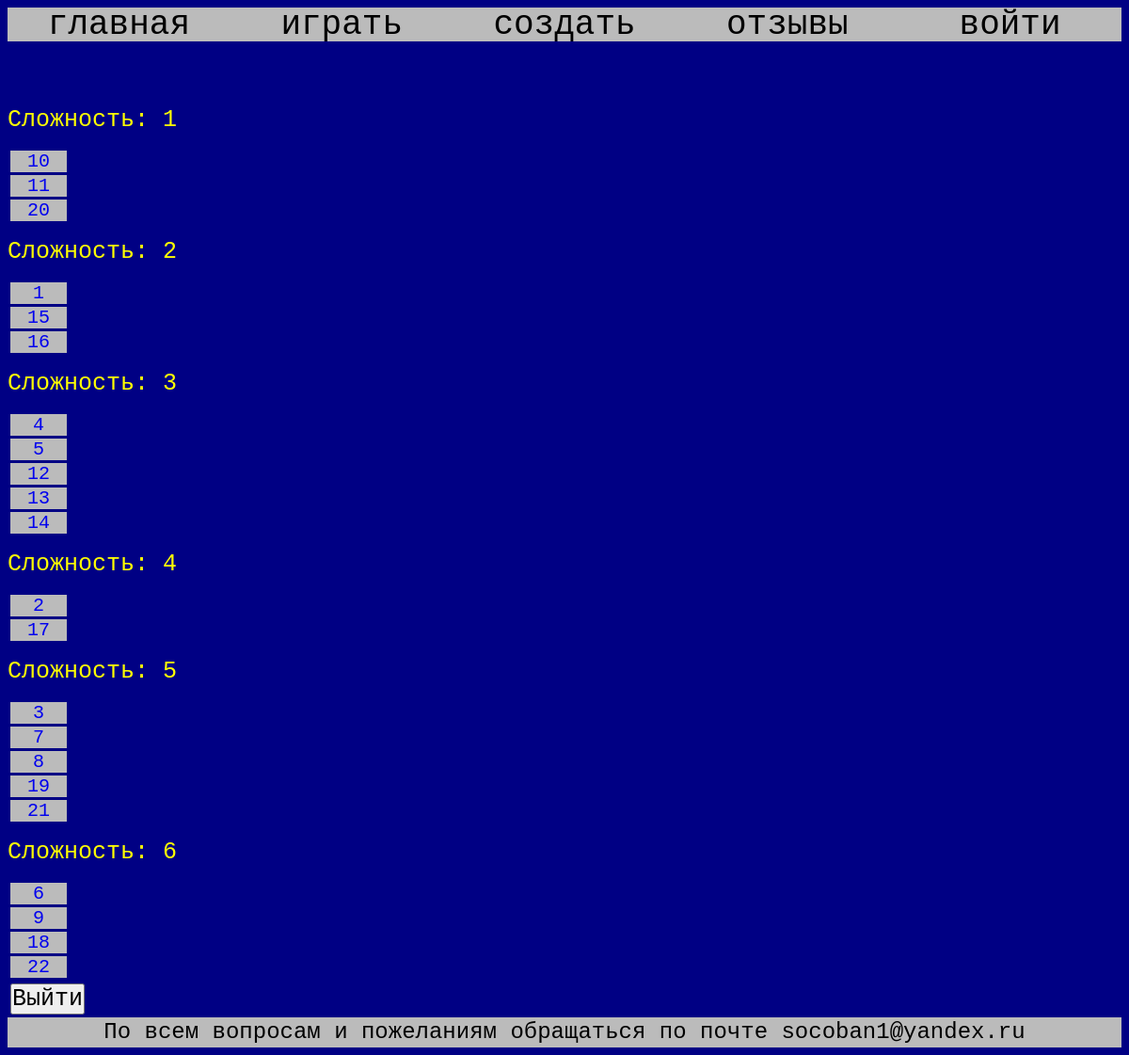
The app's page /profile.php with its own data.
### tables this page shows
CREATE TABLE `tasks` (
  `ID` int(11) NOT NULL,
  `difficulty` int(11) NOT NULL,
  `columnCount` int(11) NOT NULL,
  `rowCount` int(11) NOT NULL,
  `pos` text NOT NULL
);

### modules/Content.php (called while the page is built, shortened)
<?php
function GetTasks($link, $param)
{
    $tasksResource = mysqli_query($link, "SELECT * FROM `Tasks` ORDER BY `" . $param . "` ASC");
    $i = 0;
    while ($task= mysqli_fetch_assoc($tasksResource))
    {
        $i++;
        $tasks[$i] = $task;
    }
    return $tasks;
}

### profile.php (the view, shortened to what this page needs)
<!DOCTYPE html>
<html>
    <head>
         <link rel="stylesheet" type="text/css" href="css/profile.css">
         <link rel="stylesheet" type="text/css" href="css/header.css">
         <link rel="stylesheet" type="text/css" href="css/footer.css">
    </head>
    <body>
        <?php
            require './modules\Content.php';
            $link = MySqlConnect();
            if (isset($_SESSION['login']))
            {
            $enterHeaderWord = $_SESSION['login'];
            $enterHeaderWordRef = "profile.php";
            }
            else
            {
                $enterHeaderWord = "войти";
                $enterHeaderWordRef = "registration.php";
            }
        ?>
        <?php
        $home = "главная"; $play = "играть"; $create = "создать"; $reviews = "отзывы";
        ?>
        <header class="header">
            <div class="headerBlock"><a class="headerWord" href="index.php"><?php echo $home;?></a></div>
            <div class="headerBlock"><a class="headerWord" href="play.php"><?php echo $play;?></a></div>
            <div class="headerBlock"><a class="headerWord" href="1"><?php echo $create;?></a></div>
            <div class="headerBlock"><a class="headerWord" href="review.php"><?php echo $reviews;?></a></div>
            <div class="headerBlock"><a class="headerWord" href=<?php echo $enterHeaderWordRef;?>><?php echo $enterHeaderWord?></a></div>
        </header>
        <?php
            $tasks = GetTasks($link, 'difficulty');
            for ($i = 1; $i <= count($tasks); $i++)
            {
                $addedClass = "";
                if (($i == 1) || ($tasks[$i - 1]['difficulty'] != $tasks[$i]['difficulty']))
                    echo "<div><br><div class='difficulty'>Сложность: " . $tasks[$i]['difficulty'] . "</div><br>";
                $taskRef = "task.php?task=" . $tasks[$i]['pos'] . "&columnCount=" . $tasks[$i]['columnCount'] . "&rowCount=" . $tasks[$i]['rowCount'];
                echo "<div class='taskRefDiv" . $addedClass . "'><a class='taskRef' href=" . $taskRef . ">" . $tasks[$i]['ID'] . "</a></div>";
                if (($i == count($tasks)) || ($tasks[$i + 1]['difficulty'] != $tasks[$i]['difficulty']))
                echo "</div>";
            }
        ?>
		<form action="" class="exitForm" method="post">
			<input class="exitInput" name="exit" value="Выйти" type="submit">
        </form>
        <footer class="footer">
            <div class="footer">По всем вопросам и пожеланиям обращаться по почте socoban1@yandex.ru</div>
        </footer>
    </body>
</html>

### css/profile.css (style rules this page uses)
* { padding: 0; font-family: monospace; }
body { display: flex; flex-direction: column; justify-content: space-between; background-color: rgb(0, 0, 132); }
.taskRefDiv { font-size: 20px; background: rgb(187, 187, 187); width: 60px; text-decoration: none; text-align: center; margin: 3px 3px 3px 3px; }
.taskRef { text-decoration: none; width: 60px; }
.difficulty { color: rgb(255, 255, 0); font-weight: normal; font-size: 25px; }
.exitInput { flex-grow: 1; outline: none; font-size: 25px; margin: 3px 3px 3px 3px; }

### css/header.css (style rules this page uses)
.header { display: flex; flex-direction: row; justify-content: space-between; background: rgb(187, 187, 187); height: 3vw; font-size: 3vw; z-index: 100; }
.headerBlock { display: flex; justify-content: center; text-align: center; flex-grow: 1; align-items: stretch; flex-basis: 100%; }
.headerWord { justify-content: center; }
.headerWord { display: flex; flex-basis: 100%; align-items: center; color: rgb(0, 0, 0); text-decoration: none; }

### css/footer.css (style rules this page uses)
.footer { display: flex; justify-content: space-around; align-items: center; background-color: rgb(187, 187, 187); height: 4vh; font-size: 3vh; }

### records on screen
tasks: difficulty "1", ID "10"
tasks: ID "11"
tasks: ID "20"
tasks: difficulty "2", ID "1"
tasks: ID "15"
tasks: ID "16"
tasks: difficulty "3", ID "4"
tasks: ID "5"
tasks: ID "12"
tasks: ID "13"
tasks: ID "14"
tasks: difficulty "4", ID "2"
tasks: ID "17"
tasks: difficulty "5", ID "3"
tasks: ID "7"
tasks: ID "8"
tasks: ID "19"
tasks: ID "21"
tasks: difficulty "6", ID "6"
tasks: ID "9"
tasks: ID "18"
tasks: ID "22"

### other values on screen
$home "главная"
$play "играть"
$create "создать"
$reviews "отзывы"
$enterHeaderWord "войти"
